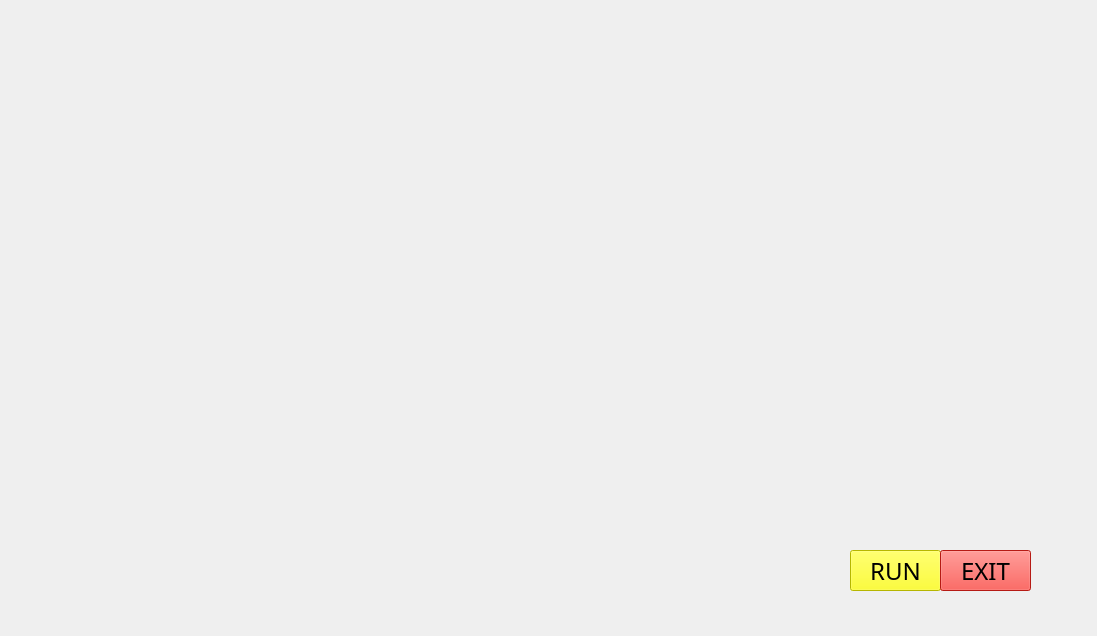
<?xml version="1.0" encoding="UTF-8"?>
<ui version="4.0">
 <class>zizzyUi</class>
 <widget class="QMainWindow" name="zizzyUi">
  <property name="geometry">
   <rect>
    <x>0</x>
    <y>0</y>
    <width>1097</width>
    <height>636</height>
   </rect>
  </property>
  <property name="windowTitle">
   <string>MainWindow</string>
  </property>
  <widget class="QWidget" name="centralwidget">
   <widget class="QLabel" name="label">
    <property name="geometry">
     <rect>
      <x>0</x>
      <y>0</y>
      <width>1091</width>
      <height>681</height>
     </rect>
    </property>
    <property name="text">
     <string/>
    </property>
    <property name="pixmap">
     <pixmap>../gifs/gif3.gif</pixmap>
    </property>
    <property name="scaledContents">
     <bool>true</bool>
    </property>
   </widget>
   <widget class="QPushButton" name="pushButton">
    <property name="geometry">
     <rect>
      <x>850</x>
      <y>550</y>
      <width>91</width>
      <height>41</height>
     </rect>
    </property>
    <property name="font">
     <font>
      <family>Showcard Gothic</family>
      <pointsize>18</pointsize>
      <weight>50</weight>
      <bold>false</bold>
     </font>
    </property>
    <property name="styleSheet">
     <string notr="true">background-color: rgb(255, 255, 0);</string>
    </property>
    <property name="text">
     <string>RUN</string>
    </property>
   </widget>
   <widget class="QPushButton" name="pushButton_2">
    <property name="geometry">
     <rect>
      <x>940</x>
      <y>550</y>
      <width>91</width>
      <height>41</height>
     </rect>
    </property>
    <property name="font">
     <font>
      <family>Showcard Gothic</family>
      <pointsize>18</pointsize>
      <weight>50</weight>
      <bold>false</bold>
     </font>
    </property>
    <property name="styleSheet">
     <string notr="true">background-color: rgb(255, 36, 28);</string>
    </property>
    <property name="text">
     <string>EXIT</string>
    </property>
   </widget>
   <widget class="QLabel" name="label_2">
    <property name="geometry">
     <rect>
      <x>10</x>
      <y>10</y>
      <width>241</width>
      <height>181</height>
     </rect>
    </property>
    <property name="text">
     <string/>
    </property>
    <property name="pixmap">
     <pixmap>../gifs/GIF4.gif</pixmap>
    </property>
    <property name="scaledContents">
     <bool>true</bool>
    </property>
   </widget>
   <widget class="QLabel" name="label_3">
    <property name="geometry">
     <rect>
      <x>10</x>
      <y>460</y>
      <width>251</width>
      <height>171</height>
     </rect>
    </property>
    <property name="text">
     <string/>
    </property>
    <property name="pixmap">
     <pixmap>../gifs/GIF5.gif</pixmap>
    </property>
    <property name="scaledContents">
     <bool>true</bool>
    </property>
   </widget>
   <widget class="QTextBrowser" name="textBrowser">
    <property name="geometry">
     <rect>
      <x>890</x>
      <y>20</y>
      <width>181</width>
      <height>51</height>
     </rect>
    </property>
    <property name="font">
     <font>
      <family>Jokerman</family>
      <pointsize>16</pointsize>
     </font>
    </property>
    <property name="styleSheet">
     <string notr="true">background:transparent;
border-radius:none;</string>
    </property>
   </widget>
   <widget class="QTextBrowser" name="textBrowser_2">
    <property name="geometry">
     <rect>
      <x>710</x>
      <y>20</y>
      <width>181</width>
      <height>51</height>
     </rect>
    </property>
    <property name="font">
     <font>
      <family>Jokerman</family>
      <pointsize>16</pointsize>
     </font>
    </property>
    <property name="styleSheet">
     <string notr="true">background:transparent;
border-radius:none;</string>
    </property>
   </widget>
   <widget class="QLabel" name="label_4">
    <property name="geometry">
     <rect>
      <x>840</x>
      <y>400</y>
      <width>241</width>
      <height>141</height>
     </rect>
    </property>
    <property name="text">
     <string/>
    </property>
    <property name="pixmap">
     <pixmap>../more gifs/gif12.gif</pixmap>
    </property>
    <property name="scaledContents">
     <bool>true</bool>
    </property>
   </widget>
   <widget class="QLabel" name="label_5">
    <property name="geometry">
     <rect>
      <x>840</x>
      <y>280</y>
      <width>241</width>
      <height>151</height>
     </rect>
    </property>
    <property name="text">
     <string/>
    </property>
    <property name="pixmap">
     <pixmap>../more gifs/gif10.gif</pixmap>
    </property>
    <property name="scaledContents">
     <bool>true</bool>
    </property>
   </widget>
   <widget class="QLabel" name="label_6">
    <property name="geometry">
     <rect>
      <x>850</x>
      <y>100</y>
      <width>231</width>
      <height>151</height>
     </rect>
    </property>
    <property name="text">
     <string/>
    </property>
    <property name="pixmap">
     <pixmap>../more gifs/gif11.gif</pixmap>
    </property>
    <property name="scaledContents">
     <bool>true</bool>
    </property>
   </widget>
   <widget class="QLabel" name="label_7">
    <property name="geometry">
     <rect>
      <x>10</x>
      <y>250</y>
      <width>301</width>
      <height>171</height>
     </rect>
    </property>
    <property name="text">
     <string/>
    </property>
    <property name="pixmap">
     <pixmap>../gifs/load.gif</pixmap>
    </property>
    <property name="scaledContents">
     <bool>true</bool>
    </property>
   </widget>
  </widget>
 </widget>
 <resources/>
 <connections/>
</ui>
